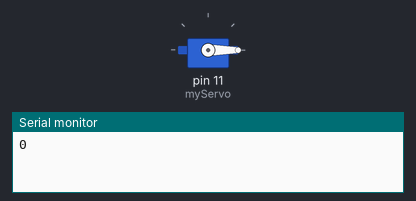
Recording of a sketch running on a simulated Arduino Uno, built with avr-gcc and run on an emulated ATmega328P. On the bench: servo, the last lines printed to the serial monitor.

Above: at 0.05 s.
At 2.65 s:
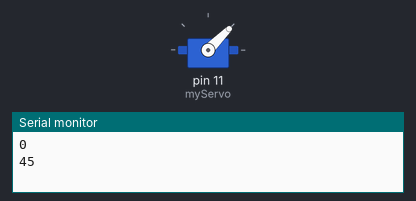
At 5.25 s:
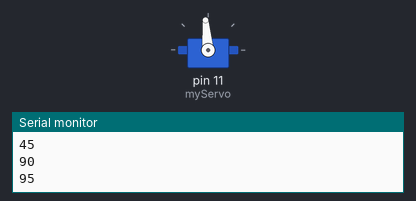
At 10.5 s:
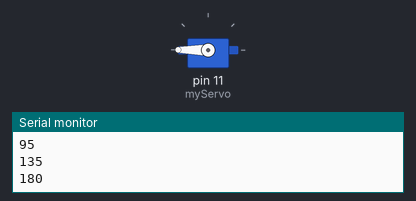
Timing chart, 0 to 13.7 s (numbered marks = the images above):
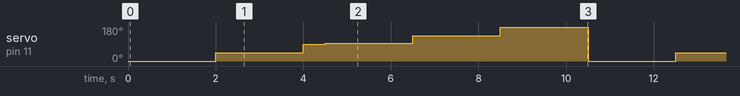

Measured:
- by itself, servo on pin 11 (myServo): repeats every 10.5 s: 90° 0.50 s, 95° 2.0 s, 135° 2.0 s, 180° 2.0 s, 0° 2.0 s, 45° 2.0 s

The sketch:

servo_calibration.ino
```cpp
#include <Servo.h>
Servo myServo;


void setup() {
  myServo.attach(11);
  Serial.begin(9600);
}

void loop() {
  myServo.write(0);
  Serial.println("0");
  delay(2000);
  myServo.write(45);
  Serial.println("45");
  delay(2000);
  myServo.write(90);
  Serial.println("90");
  delay(500);
  myServo.write(95);
  Serial.println("95");
  delay(2000);
  myServo.write(135);
  Serial.println("135");
  delay(2000);
  myServo.write(180);
  Serial.println("180");
  delay(2000);
}
```
